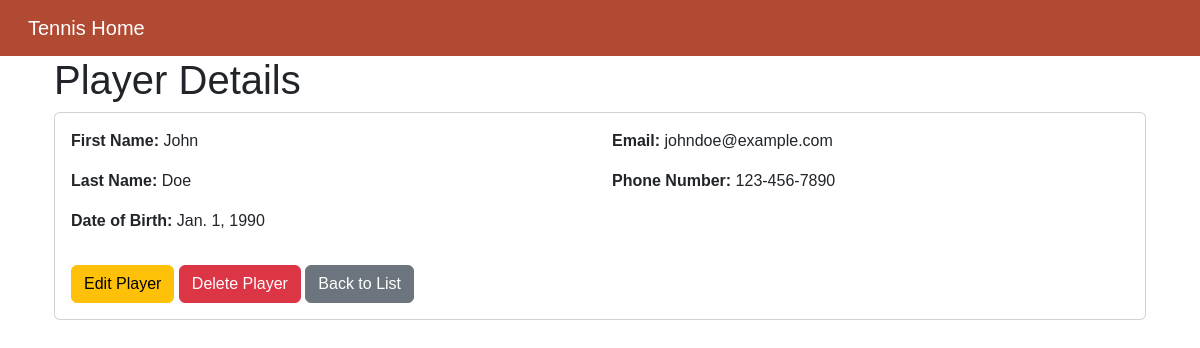
Page /users/1 on the committed database.
### users/models.py (models this page shows, shortened)
class Player(models.Model):
    first_name = models.CharField(max_length=100)
    last_name = models.CharField(max_length=100)
    date_of_birth = models.DateField()
    email = models.EmailField(unique=True)
    phone_number = models.CharField(max_length=20)

### users/views.py (the view)
# urls.py: path("<int:player_id>", views.player_detail, name="player_detail"),
def player_detail(request, player_id):
    player = get_object_or_404(Player, id=player_id)
    return render(request, "users/player_detail.html", {"player": player})

### users/templates/users/player_detail.html
{% extends 'base.html' %} {% block content %}
<div class="container">
  <h1>Player Details</h1>
  <div class="card">
    <div class="card-body">
      <div class="row">
        <div class="col-md-6">
          <p class="list-group-item">
            <strong>First Name:</strong> {{ player.first_name }}
          </p>
          <p class="list-group-item">
            <strong>Last Name:</strong> {{ player.last_name }}
          </p>
          <p class="list-group-item">
            <strong>Date of Birth:</strong> {{ player.date_of_birth }}
          </p>
        </div>
        <div class="col-md-6">
          <p class="list-group-item">
            <strong>Email:</strong> {{ player.email }}
          </p>
          <p class="list-group-item">
            <strong>Phone Number:</strong> {{ player.phone_number }}
          </p>
        </div>
      </div>
      <div class="mt-3">
        <a
          href="{% url 'users:edit_player' player.id %}"
          class="btn btn-warning"
          >Edit Player</a
        >
        <a
          href="{% url 'users:delete_player' player.id %}"
          class="btn btn-danger"
          >Delete Player</a
        >
        <a href="{% url 'users:index' %}" class="btn btn-secondary"
          >Back to List</a
        >
      </div>
    </div>
  </div>
</div>
{% endblock %}

### static/css/styles.css (style rules this page uses)
body { font-family: Arial, sans-serif; }

### rows in the picture
Player: first_name "John", last_name "Doe", date_of_birth "Jan. 1, 1990", email "johndoe@example.com", phone_number "123-456-7890"
